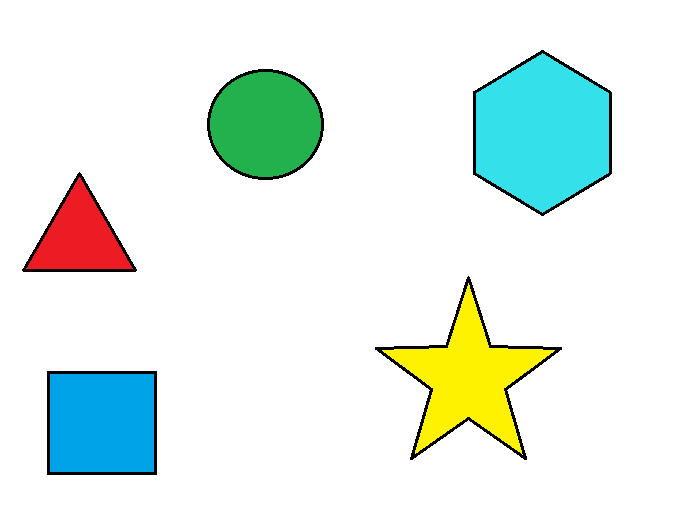
#> input picture Proyecto Final/paperpiano/data/shapes.png, 677 x 520 px
$ python detectar_patron.py
#> lines starting #> are read from the running program, lines starting #| are printed output that depends on the picture
import cv2
import numpy as np
import matplotlib.pyplot as plt
from matplotlib import colors
from mpl_toolkits.mplot3d import Axes3D
from matplotlib.colors import hsv_to_rgb
import numpy as np
import cv2
import numpy as np


def convolution(image, kernel):
    # Volteamos el kernel
    kernel = np.flipud(np.fliplr(kernel))

    # añadimos padding
    pad = int((kernel.shape[0] - 1) / 2)
    shape = (image.shape[0] + 2 * pad, image.shape[1] + 2 * pad, image.shape[2])
    image_padded = np.zeros(shape)
    image_padded[pad:-pad, pad:-pad, :] = image

    # aplicamos la convolucion
    conv = np.zeros(image.shape)
    for x in range(image.shape[1]):
        for y in range(image.shape[0]):
            for z in range(image.shape[2]):
                conv[y, x, z] = (kernel * image_padded[y: y + kernel.shape[0], x: x + kernel.shape[1], z]).sum()

    return conv

def normalize(image):
    image_norm = image / image.max()
    image_norm[image_norm < 0] = 0
    return image_norm

def togray(image, image_format):
    if image_format == 'RGB':
        img = cv2.cvtColor(image, cv2.COLOR_RGB2HSV)
        img = img[:, :, 2]
    elif image_format == 'HSV':
        img = image[:, :, 2]
    elif image_format == 'HLS':
        img = cv2.cvtColor(image, cv2.COLOR_HLS2HSV)
        img = img[:, :, 2]
    elif image_format == 'BGR':
        img = cv2.cvtColor(image, cv2.COLOR_BGR2HSV)
        img = img[:, :, 2]
    else:
        img = image
    img = np.expand_dims(img, axis=2)
    return img

def sobel_edge_detection(image, filter):
    # eje x
    gradient_x = convolution(image, filter)
    gradient_x = normalize(gradient_x)

    # volteamos el filtro
    gradient_x2 = convolution(image, np.fliplr(filter))
    gradient_x2 = normalize(gradient_x2)

    gradient_x = gradient_x + gradient_x2
    gradient_x[gradient_x > 255] = 25

    # eje y
    gradient_y = convolution(image, filter.T)
    gradient_y = normalize(gradient_y)

    # volteamos el filtro
    gradient_y2 = convolution(image, np.flipud(filter.T))
    gradient_y2 = normalize(gradient_y2)

    gradient_y = gradient_y + gradient_y2
    gradient_y[gradient_y > 255] = 255

    # sumamos los gradientes
    gradient_magnitude = gradient_x + gradient_y
    gradient_magnitude[gradient_magnitude > 255] = 255

    return gradient_x , gradient_y, gradient_magnitude

def gaussianBlur(img, sigma, filter_shape):

    # creamos el filtro
    gaussian_filter = np.zeros(filter_shape)
    for x in range(filter_shape[0]):
        for y in range(filter_shape[1]):
            gaussian_filter[x, y] = np.exp(-((x - int(filter_shape[0] / 2)) ** 2 + (y - int(filter_shape[1] / 2)) ** 2) / (2 * sigma ** 2))
    gaussian_filter = gaussian_filter / gaussian_filter.sum()

    # aplicamos el filtro
    filtered = convolution(img, gaussian_filter)
    filtered = normalize(filtered)

    return gaussian_filter, filtered

def sobelEdgeDetection(image, sigma, image_format, filter_shape):
    img = togray(image, image_format)

    # filtro gaussiano
    filter, filtered = gaussianBlur(img, sigma, filter_shape)

    # filtro sobel
    filter_sobel = np.array([[-1, 0, 1], [-2, 0, 2], [-1, 0, 1]])
    # filtro que reconozca doble bordes
    filter_sobel = np.array([[-2, -1, 0, 1, 2], [-2, -1, 0, 1, 2], [-4, -2, 0, 2, 4], [-2, -1, 0, 1, 2], [-2, -1, 0, 1, 2]])
    Ix, Iy, gradient_magnitude = sobel_edge_detection(filtered, filter_sobel)


    G = np.hypot(Ix, Iy) #Ix e Iy: convolución de los filtros por las filas y columnas (derivadas parciales respecto a X e Y)
    G = G / G.max() * 255
    theta = np.arctan2(Iy, Ix)

    return np.squeeze(G), np.squeeze(theta)


img = cv2.imread('paperpiano/data/shapes.png')
#> img is the input picture: shape (520, 677, 3); mean B, G, R 233.3, 240.4, 227.5
sigma = 1
filter_shape = (31,31)
image_format = 'RGB'
G, theta = sobelEdgeDetection(img, sigma, image_format, filter_shape)
#> in togray, `img = cv2.cvtColor(image, cv2.COLOR_RGB2HSV)`: img: shape (520, 677, 3); mean H, S, V 7.6, 32.2, 246.2
#> in normalize (call 2), `image_norm[image_norm < 0] = 0`:
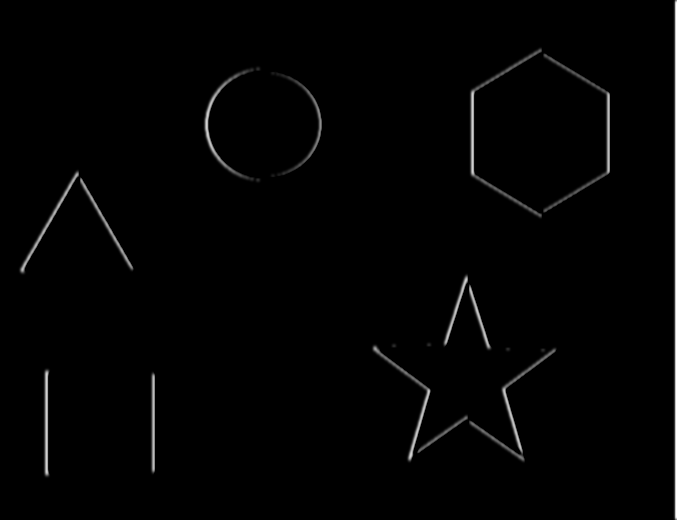
#> image_norm: shape (520, 677, 1) float64; min 0, max 1, mean 0.0115
#> in normalize (call 3), `image_norm[image_norm < 0] = 0`: image_norm: shape (520, 677, 1) float64; min 0, max 1, mean 0.0115
#> in sobel_edge_detection, `gradient_x = gradient_x + gradient_x2`:
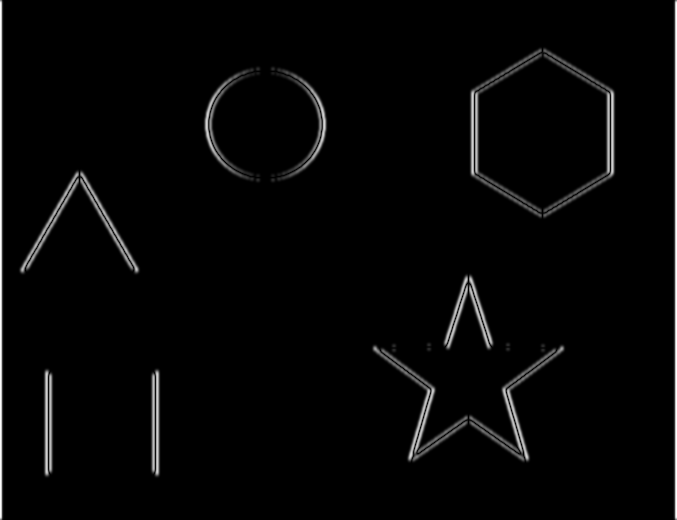
#> gradient_x: shape (520, 677, 1) float64; min 0, max 1, mean 0.023
#> in convolution (call 4), `kernel = np.flipud(np.fliplr(kernel))`: kernel = [[2, 2, 4, 2, 2], [1, 1, 2, 1, 1], [0, 0, 0, 0, 0], [-1, -1, -2, -1, -1], [-2, -2, -4, -2, -2]]
#> after the loop in convolution (call 4), `for x in range(image.shape[1]):`:
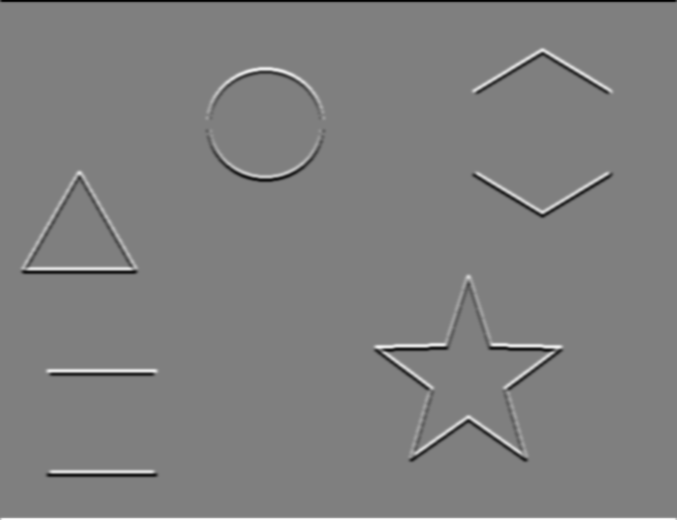
#> conv: shape (520, 677, 1) float64; min -17.59, max 17.59, mean -1.03e-17; drawn with min black and max white
#> in normalize (call 4), `image_norm[image_norm < 0] = 0`:
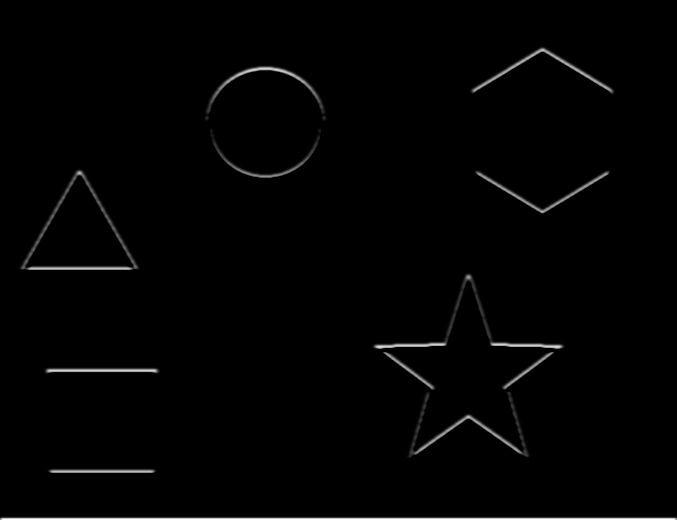
#> image_norm: shape (520, 677, 1) float64; min 0, max 1, mean 0.0124
#> in convolution (call 5), `kernel = np.flipud(np.fliplr(kernel))`: kernel = [[-2, -2, -4, -2, -2], [-1, -1, -2, -1, -1], [0, 0, 0, 0, 0], [1, 1, 2, 1, 1], [2, 2, 4, 2, 2]]
#> after the loop in convolution (call 5), `for x in range(image.shape[1]):`:
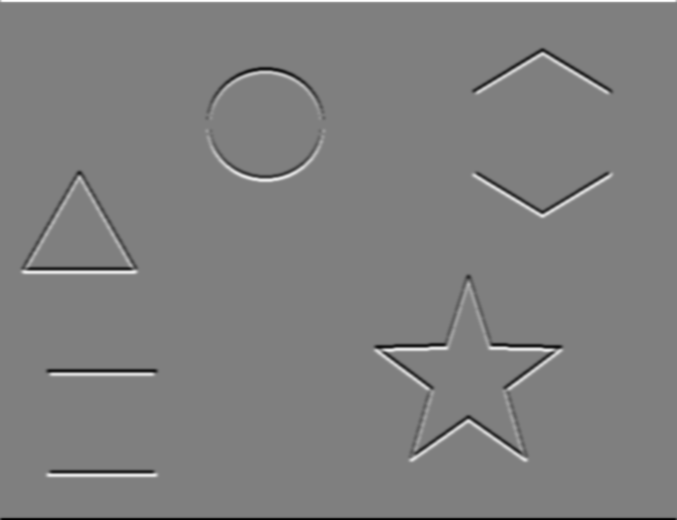
#> conv: shape (520, 677, 1) float64; min -17.59, max 17.59, mean 1.03e-17; drawn with min black and max white
#> in normalize (call 5), `image_norm[image_norm < 0] = 0`:
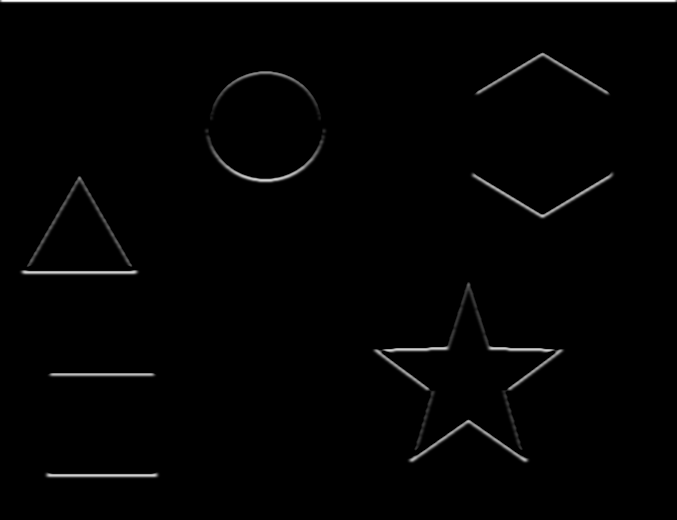
#> image_norm: shape (520, 677, 1) float64; min 0, max 1, mean 0.0124
#> in sobelEdgeDetection, `theta = np.arctan2(Iy, Ix)`:
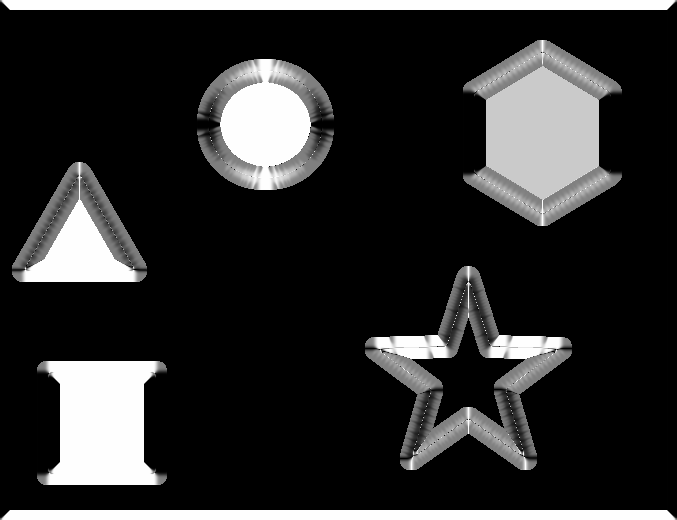
#> theta: shape (520, 677, 1) float64; min 0, max 1.57, mean 0.284; drawn with min black and max white
print(G.shape)
#| (520, 677)

plt.figure(figsize=(15, 15))
plt.subplot(1, 2, 1)
plt.imshow(G, cmap='gray')
plt.title('Gradiente')
plt.subplot(1, 2, 2)
plt.imshow(theta, cmap='gray')
plt.title('Dirección del gradiente');

plt.show()
